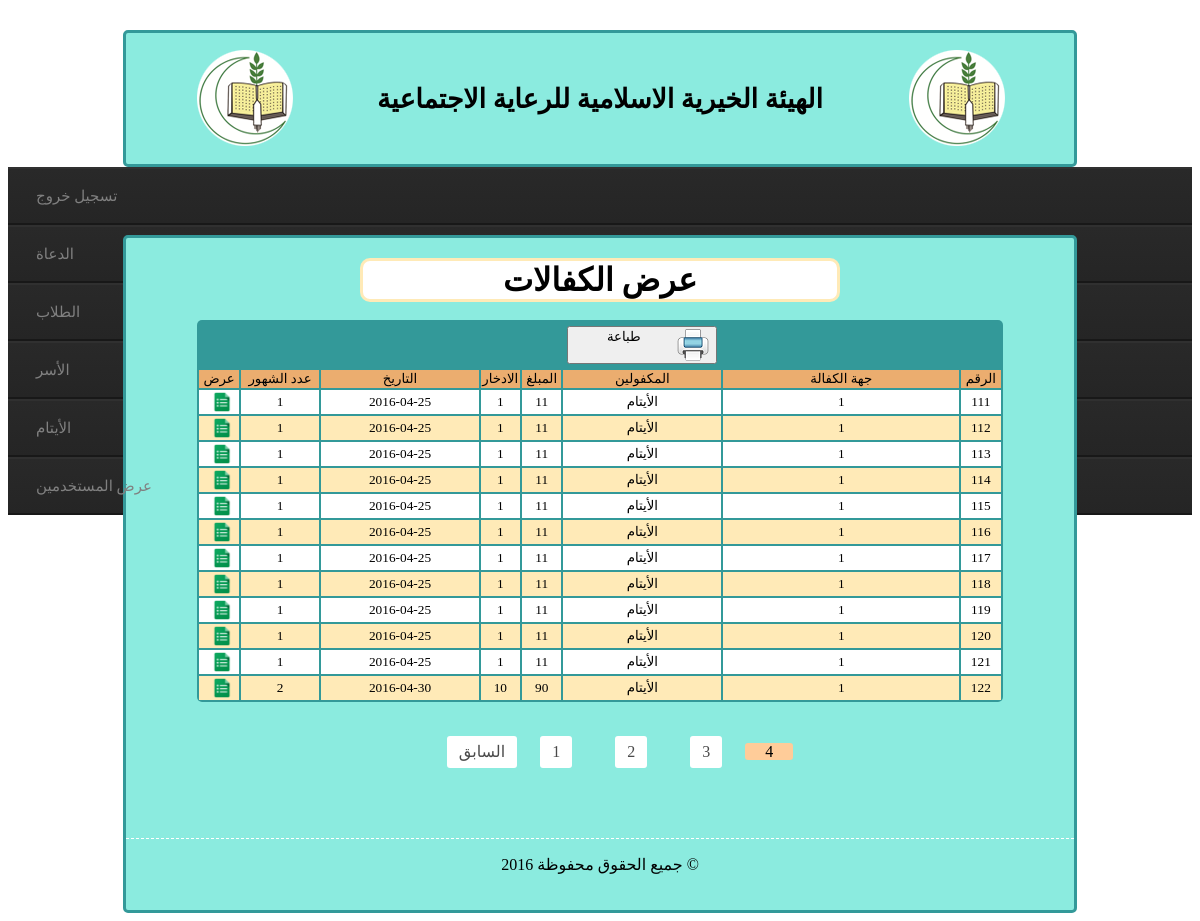
/admin/kafala/showKafala.php?page=4, run on an earlier commit of the app's database.
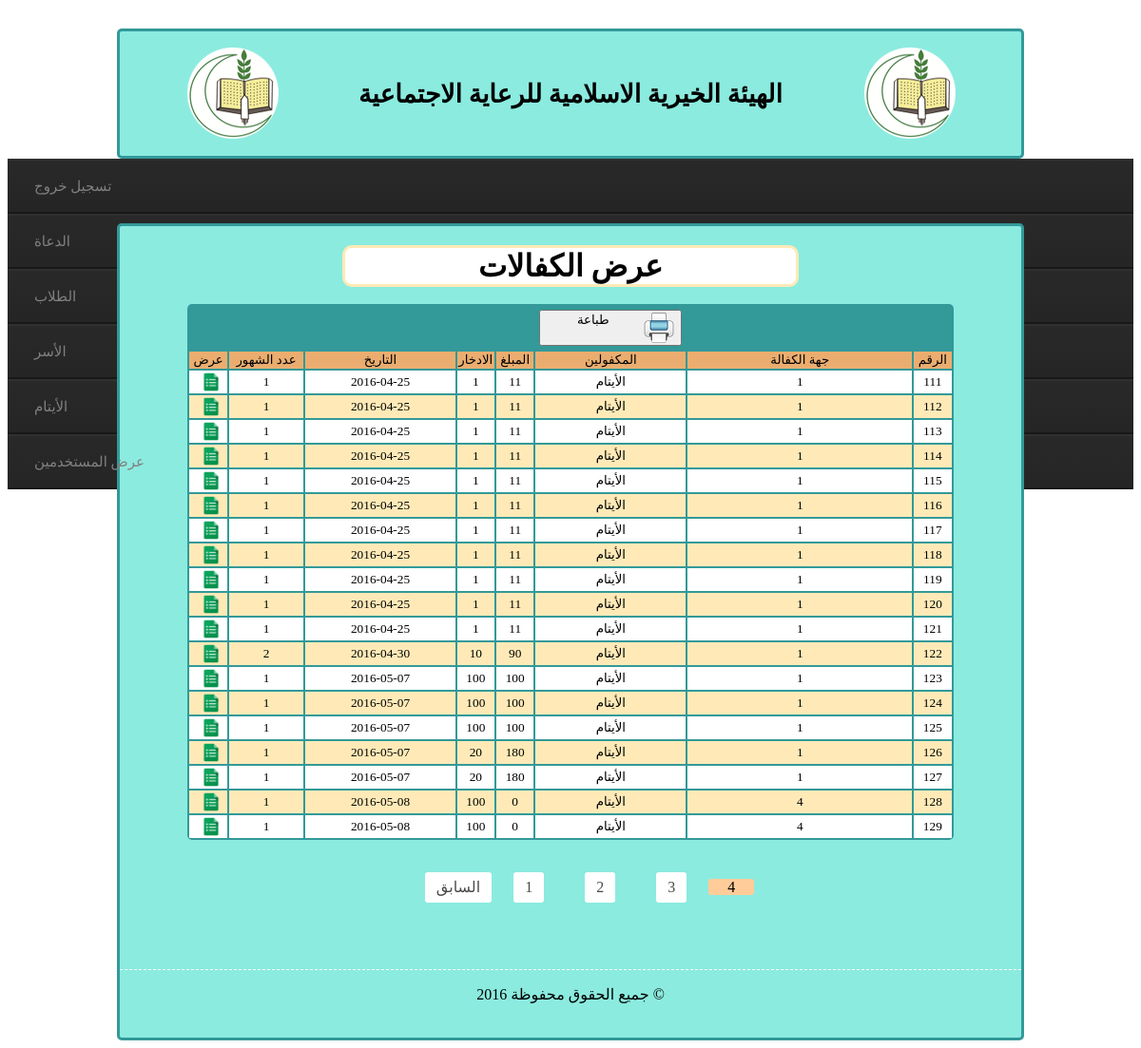
And on a later commit of the database.
### tables this page shows
CREATE TABLE IF NOT EXISTS `sponsorship` (
  `id` int(11) NOT NULL AUTO_INCREMENT,
  `amount` int(11) NOT NULL,
  `date` date NOT NULL,
  `saving` int(11) NOT NULL,
  `sponsor` int(11) NOT NULL,
  `month_no` int(11) NOT NULL,
  `sponsored` int(11) NOT NULL,
  PRIMARY KEY (`id`),
  KEY `sponsor` (`sponsor`)
);

### utils/kafalaAPI.php (called while the page is built, shortened)
<?php
function fp_kafala_get($extra = ''){
	$query = sprintf("SELECT * FROM `sponsorship` %s",$extra);
	$qresult = @mysql_query($query);
	$rcount = mysql_num_rows($qresult);
	$kafala = array();
	for($i = 0 ; $i < $rcount ; $i++)
		$kafala[@count($kafala)] = @mysql_fetch_object($qresult);
	return $kafala ;
	}
function fp_kafala_get_num_rows(){
	$query = sprintf("SELECT * FROM `sponsorship`");
	$qresult = @mysql_query($query);
        return mysql_num_rows($qresult);
}
?>

### admin/kafala/showKafala.php (the view, shortened to what this page needs)
<?php
	include('../../utils/db.php');
	include('../../utils/kafalaAPI.php');
        $start=0;
    $limit=20;
    $total_results = fp_kafala_get_num_rows();
        $total=ceil($total_results/$limit);
    if(!isset($_GET['page']) || $_GET['page'] == '' || (int)$_GET['page'] == 0 || $_GET['page']>$total)
    {
    $page=1;
    }
    else{
    $page=$_GET['page'];
    $start=($page-1)*$limit;
    }
        $sponsorships = fp_kafala_get("LIMIT $start, $limit");
?>
<!DOCTYPE html PUBLIC "-//W3C//DTD XHTML 1.0 Transitional//EN" "http://www.w3.org/TR/xhtml1/DTD/xhtml1-transitional.dtd">
<html xmlns="http://www.w3.org/1999/xhtml">
<head>
<link href="../../style/pageStyle.css" rel="stylesheet" type="text/css" />
</head>
<body>
<div id="title">
<table width="90%" border="0" align="center">
  <tr>
    <td><img src="../../images/logo.png" /></td>
    <td><h1>الهيئة الخيرية الاسلامية للرعاية الاجتماعية</h1></td>
    <td><img src="../../images/logo.png" /></td>
  </tr>
</table>
</div>
<div class="menu">
	<ul>
      <li><a href="cars.html">تسجيل خروج</a>
      <li><a href="customers.html">الدعاة</a>
      <li><a href="employees.html">الطلاب</a>
      <li><a href="reports.html">الأسر</a>
      <li><a href="main.html">الأيتام</a>
      <li><a href="main.html">عرض المستخدمين</a>
   </ul>
</div>
<div class="main">
<h1 align="center" class="adress"> عرض الكفالات </h1>
<br />
<?php
        $scount = @count($sponsorships);
        ?>
<table width="85%" border="0" align="center" class="table">
        <tr align="center" >
 <td > </td>
    <td ></td>
    <td></td>
    <td ></td>
    <td ></td>
    <td ><button name="add" class="bt"  type="button" onclick="window.print('footer')"    > طباعة   <img align="right" src="../../images/style images/print_icon.png" style="padding-left:5px" /></button></td>
    <td ></td>
        <td ></td>
  </tr>
    <tr align="center" class="table_header">
    <td width="5%">عرض </td>
    <td width="10%">عدد الشهور</td>
    <td width="20%">التاريخ</td>
    <td width="5%">الادخار</td>
    <td width="5%">المبلغ</td>
    <td width="20%">المكفولين</td>
    <td width="30%">جهة الكفالة</td>
    <td width="5%">الرقم</td>
  </tr>
  <?php
  	for($i = 0 ; $i < $scount ; $i++){
		$sponsorship = $sponsorships[$i];
  ?>
    <tr align="center" class="table_data<?php echo $i%2?>">
    <td  onclick="window.location.href='kafala.php?id='+<?php echo $sponsorship   ->id?>"><img alt="عرض" align="middle" width="22px"  src="../../images/style images/show_icon.png" style="padding-left:5px" /></td>
    <td><?php echo $sponsorship->month_no?></td>
    <td><?php echo $sponsorship->date?></td>
    <td><?php echo $sponsorship->saving?></td>
    <td><?php echo $sponsorship->amount?></td>
    <td><?php fp_get_sponsored($sponsorship->sponsored)?></td>
    <td><?php echo $sponsorship->sponsor?></td>
    <td><?php echo $sponsorship->id?></td>
  </tr>
  <?php } ?>
  </table>
<br />
<div class="pagination">
    <ul class='page'>
  <?php
if($page>1)
{
    echo "<a href='?page=".($page-1)."' class='button'>السابق</a>";
}
        for($i=1;$i<=$total;$i++)
        {
            if($i==$page) { echo "<li class='current'>".$i."</li>"; }
            else { echo "<li><a href='?page=".$i."'>".$i."</a></li>"; }
        }
?>
</ul>
</div>
<div id="footer">
  <p>جميع الحقوق محفوظة 2016 &copy;</p>
</div>
</div>
</body>
</html>

### utils/db.php (shortened to what this page needs)
<?php
   function fp_get_sponsored($sponsored){
            switch($sponsored){
		case 1 :
                    echo "الأيتام";
                    break;
        }
        }
?>

What changed in the data, as far as the page shows it:
added sponsorship: month_no "1", date "2016-05-07", saving "100", amount "100", sponsored "الأيتام", sponsor "1", id "123"
added sponsorship: month_no "1", date "2016-05-07", saving "100", amount "100", sponsored "الأيتام", sponsor "1", id "124"
added sponsorship: month_no "1", date "2016-05-07", saving "100", amount "100", sponsored "الأيتام", sponsor "1", id "125"
added sponsorship: month_no "1", date "2016-05-07", saving "20", amount "180", sponsored "الأيتام", sponsor "1", id "126"
added sponsorship: month_no "1", date "2016-05-07", saving "20", amount "180", sponsored "الأيتام", sponsor "1", id "127"
added sponsorship: month_no "1", date "2016-05-08", saving "100", amount "0", sponsored "الأيتام", sponsor "4", id "128"
added sponsorship: month_no "1", date "2016-05-08", saving "100", amount "0", sponsored "الأيتام", sponsor "4", id "129"
